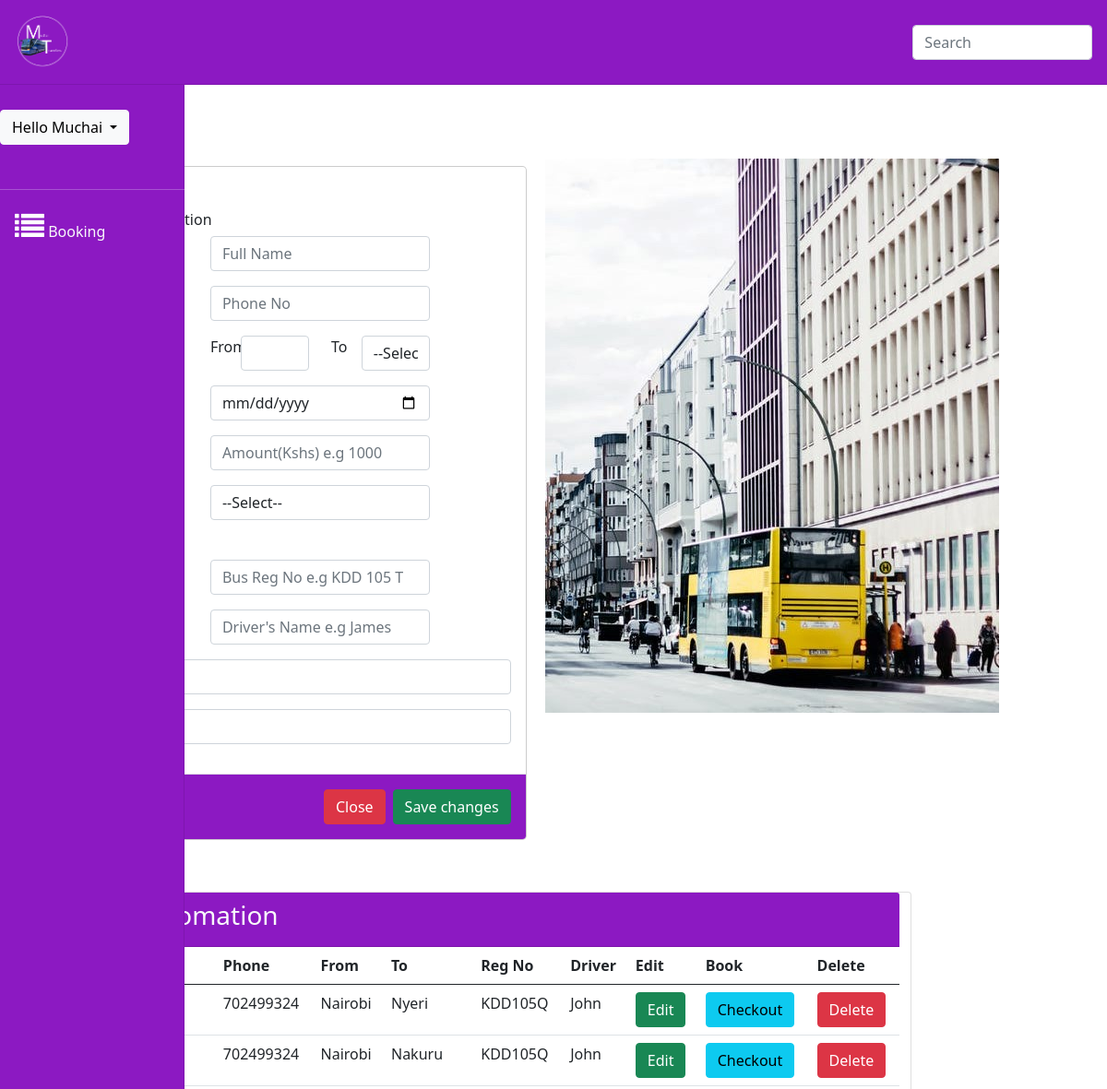
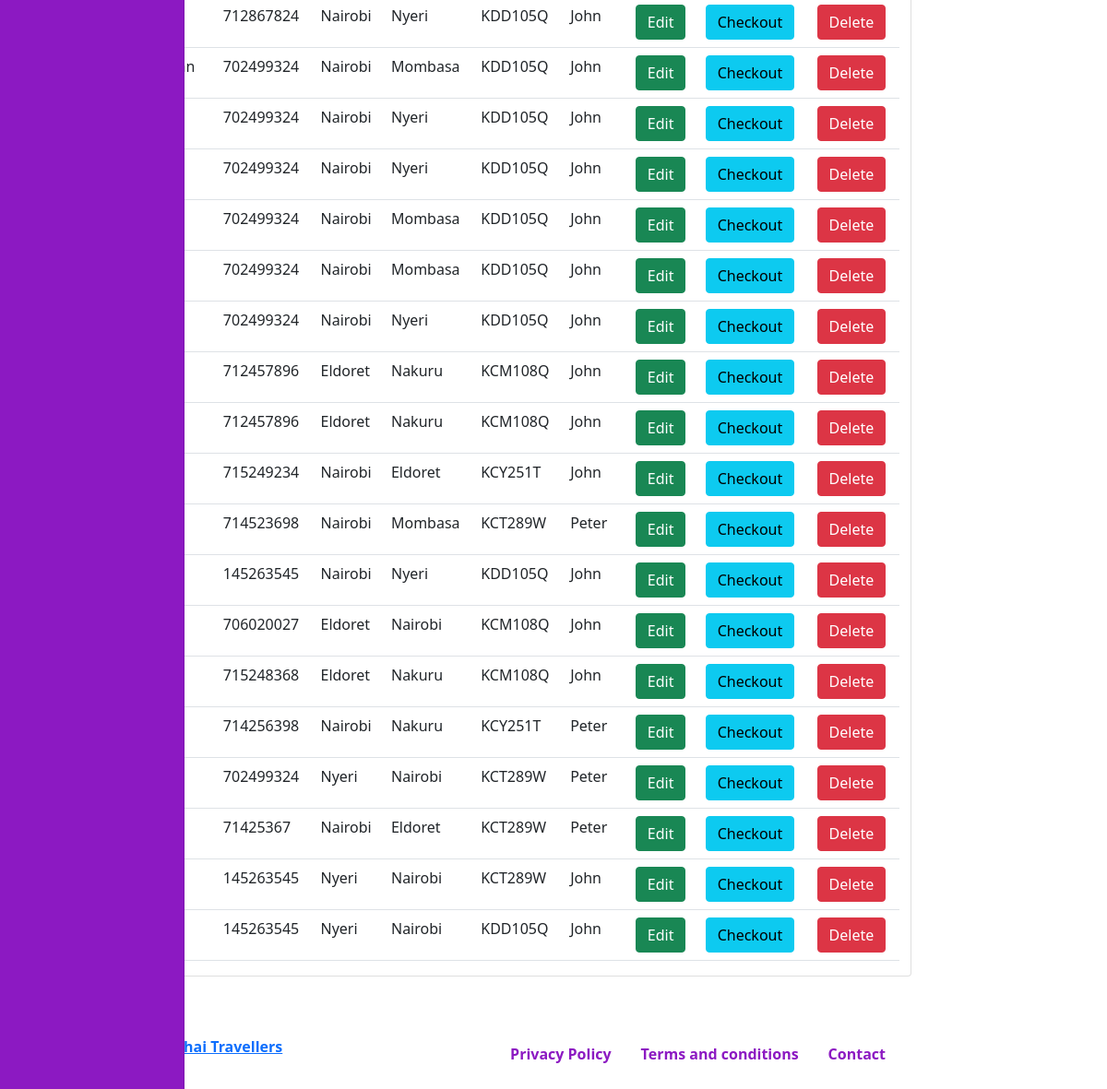
Screenshot of /admin/home.php (signed in) with the database file from the repository (2 pictures, top to bottom).
### tables this page shows
CREATE TABLE `bookings` (
  `id` int(11) NOT NULL,
  `fullname` varchar(255) NOT NULL,
  `phone` int(20) NOT NULL,
  `fromm` varchar(100) NOT NULL,
  `too` enum('Nyeri','Nairobi','Mombasa','Nakuru','Eldoret','Kisumu') NOT NULL,
  `date` date NOT NULL,
  `fare` int(100) NOT NULL,
  `seat` enum('S01','S02','S03','S04','S05','S06','S07','S08','S09','S10','S11','S12','S13','S14') NOT NULL,
  `regno` varchar(20) NOT NULL,
  `driver` varchar(100) NOT NULL,
  `admin` varchar(100) NOT NULL,
  `branch` varchar(100) NOT NULL
);

### admin/partials/i_passengers.php (the view, shortened to what this page needs)
<?php
 $sql ="SELECT *FROM bookings
  ORDER BY  id  DESC";
   $query =$con->query($sql);
   WHILE($row=$query->fetch_assoc())
   {
       ?>
<tr>
    <td><?php echo $row['fullname'];?></td>
    <td><?php echo $row['phone'];?></td>
    <td><?php echo $row['fromm'];?></td>
    <td><?php echo $row['too'];?></td>
    <td><?php echo $row['regno'];?></td>
    <td><?php echo $row['driver'];?></td>
    <form action="actions/edit.php" Method="POST">
        <th><input type="submit" name="edit" class="btn btn-success" data-target="#addnew" value="Edit"></th>
    </form>
     <form action="checkout.php" Method="POST">
        <th><input type="submit" name="edit" class="btn btn-info" data-target="#addnew" value="Checkout"></th>
    </form>
    <form action="partials/delete.php" Method="POST">
        <th><input type="submit" name="delete" class="btn btn-danger" value="Delete"></th>
    </form>
</tr>
<?php
                }
                ?>

### rows the page displays
bookings: phone "702499324", fromm "Nairobi", too "Nyeri", regno "KDD105Q", driver "John"
bookings: phone "702499324", fromm "Nairobi", too "Nakuru", regno "KDD105Q", driver "John"
bookings: phone "712867824", fromm "Nairobi", too "Nyeri", regno "KDD105Q", driver "John"
bookings: phone "702499324", fromm "Nairobi", too "Mombasa", regno "KDD105Q", driver "John"
bookings: phone "702499324", fromm "Nairobi", too "Nyeri", regno "KDD105Q", driver "John"
bookings: phone "702499324", fromm "Nairobi", too "Nyeri", regno "KDD105Q", driver "John"
bookings: phone "702499324", fromm "Nairobi", too "Mombasa", regno "KDD105Q", driver "John"
bookings: phone "702499324", fromm "Nairobi", too "Mombasa", regno "KDD105Q", driver "John"
bookings: phone "702499324", fromm "Nairobi", too "Nyeri", regno "KDD105Q", driver "John"
bookings: phone "712457896", fromm "Eldoret", too "Nakuru", regno "KCM108Q", driver "John"
bookings: phone "712457896", fromm "Eldoret", too "Nakuru", regno "KCM108Q", driver "John"
bookings: phone "715249234", fromm "Nairobi", too "Eldoret", regno "KCY251T", driver "John"
bookings: phone "714523698", fromm "Nairobi", too "Mombasa", regno "KCT289W", driver "Peter"
bookings: phone "145263545", fromm "Nairobi", too "Nyeri", regno "KDD105Q", driver "John"
bookings: phone "706020027", fromm "Eldoret", too "Nairobi", regno "KCM108Q", driver "John"
bookings: phone "715248368", fromm "Eldoret", too "Nakuru", regno "KCM108Q", driver "John"
bookings: phone "714256398", fromm "Nairobi", too "Nakuru", regno "KCY251T", driver "Peter"
bookings: phone "702499324", fromm "Nyeri", too "Nairobi", regno "KCT289W", driver "Peter"
bookings: phone "71425367", fromm "Nairobi", too "Eldoret", regno "KCT289W", driver "Peter"
bookings: phone "145263545", fromm "Nyeri", too "Nairobi", regno "KCT289W", driver "John"
bookings: phone "145263545", fromm "Nyeri", too "Nairobi", regno "KDD105Q", driver "John"

### other values shown
$_SESSION['username'] "Muchai"
